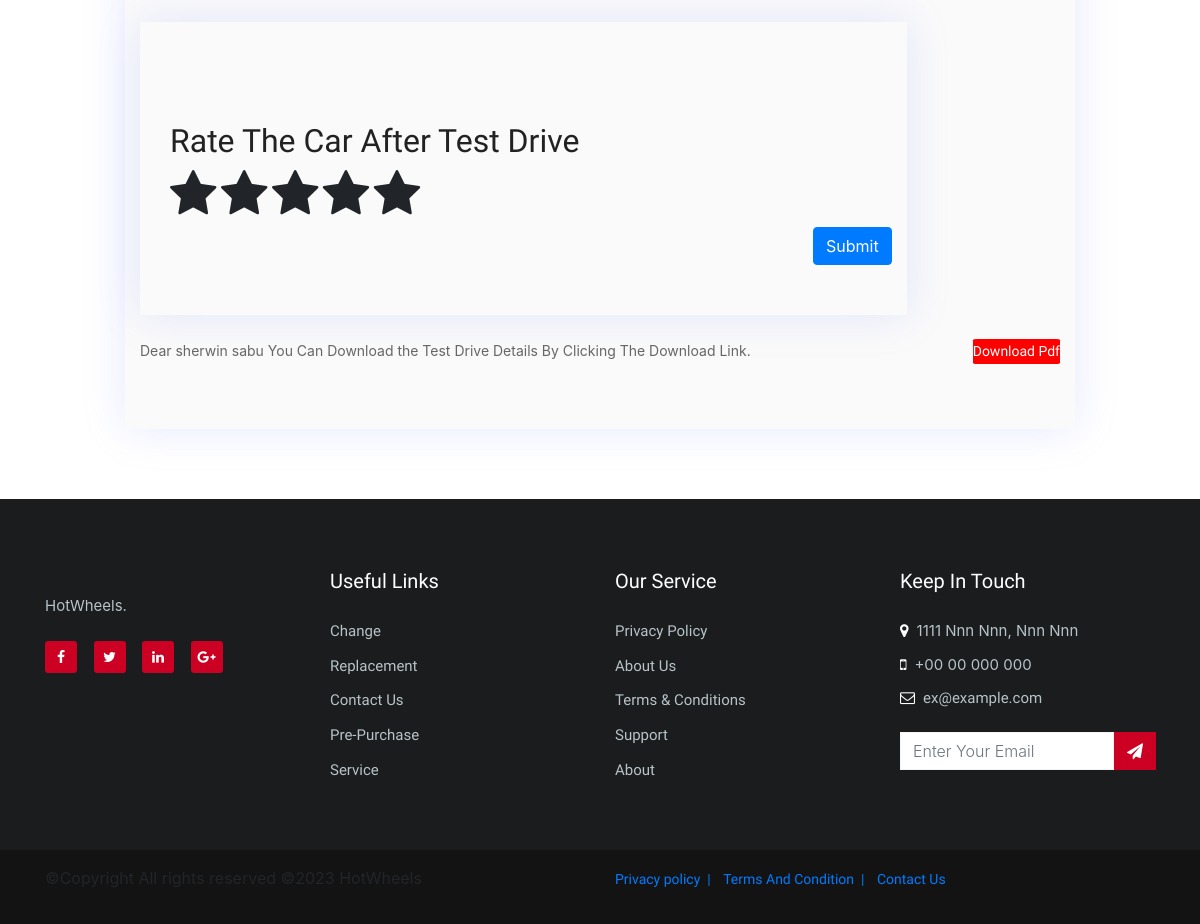
The app's page /cars/testdrivecart (signed in, lower part), older data.
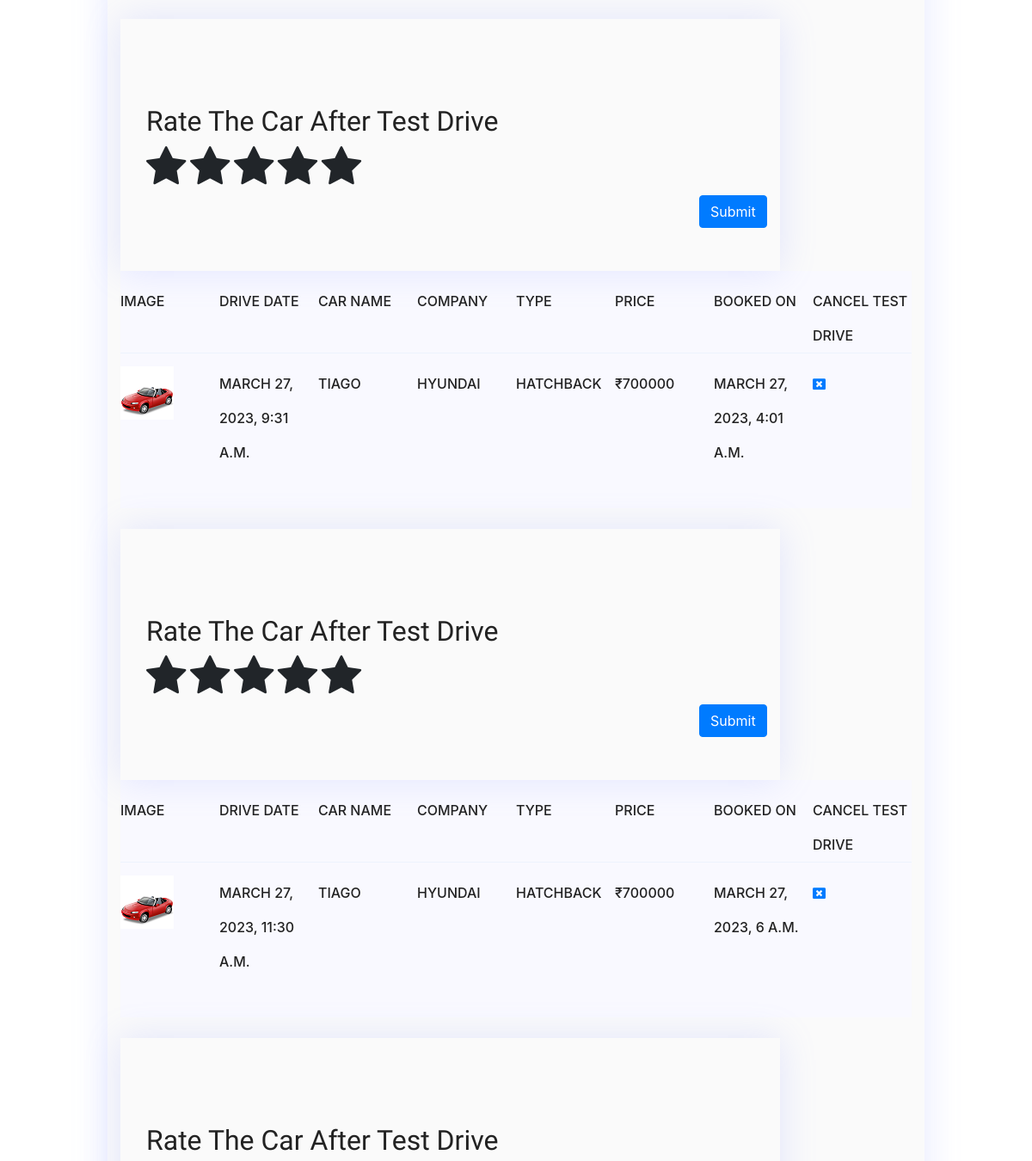
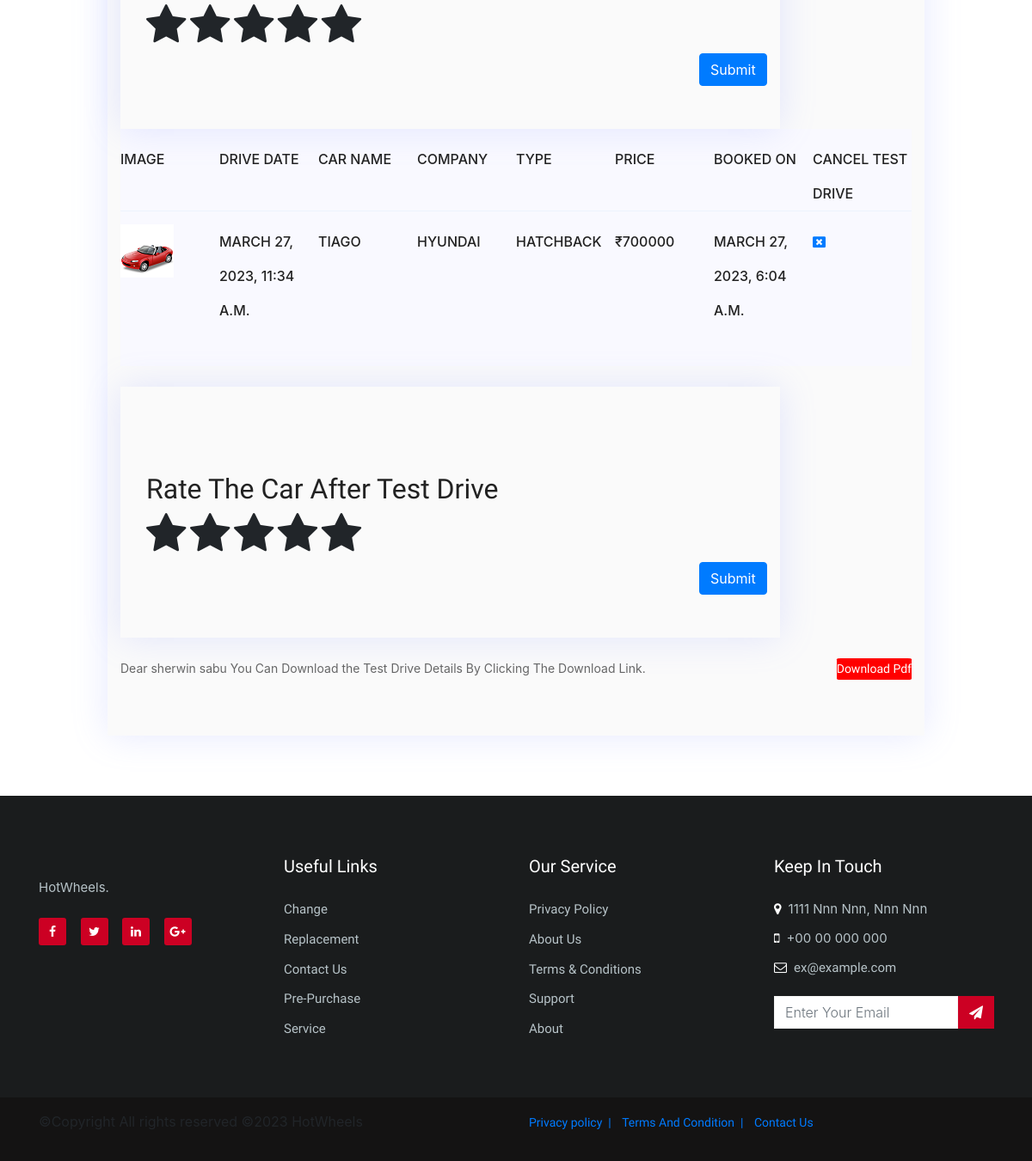
The same page, newer data (2 pictures, top to bottom).
### cars/models.py (models this page shows)
class TestDrive(models.Model):
    class Meta:
        db_table = 'TEST DRIVE'
        verbose_name = "Test Drive Booking"
        verbose_name_plural = "Test Drive Bookings"
    id = models.BigAutoField(
        primary_key = True
    )
    Address = models.CharField(default=None,null=True,blank=True,max_length=255,verbose_name="House Address Of Customer")
    LicenceIDNumber = models.CharField(default=None,null=True,blank=True,max_length=255,verbose_name="Licence ID Number Of Customer")
    Pincode = models.IntegerField(verbose_name="Pincode Of Customer")
    ContactNumber = models.CharField(default=None,null=True,blank=True,max_length=255,verbose_name="Contact Number Of Customer")
    application_code = models.UUIDField(default = uuid.uuid4,editable = False,verbose_name="Application Id Of Order")
    State = models.CharField(default=None,null=True,blank=True,max_length=255,verbose_name="State")
    City = models.CharField(default=None,null=True,blank=True,max_length=255,verbose_name="City")
    customerid = models.ForeignKey(User ,default=None,on_delete=models.CASCADE,verbose_name="Customer")
    carnameid = models.ForeignKey(DETAILS,on_delete=models.CASCADE,verbose_name="Car Name")
    Date_of_booking = models.DateTimeField(auto_now_add=True,verbose_name="Date Of Booking")
    Test_drive_rating = models.IntegerField(default=0,null=True,verbose_name="Rating Of The Test Drive")
    dattte = models.DateTimeField(null=True,verbose_name="Customer Perfer Time For Test Drive")

class DETAILS(models.Model):
    class Meta:
        db_table = 'CAR DETAILS'
        verbose_name = "Vechile Information"
        verbose_name_plural = "Car Details"
    id = models.BigAutoField(
        primary_key= True,
    )
    car_name = models.CharField(
        max_length=255,
        verbose_name="Car Name"
        )
    car_type = models.ForeignKey(
        TYPE,on_delete=models.CASCADE,
        verbose_name="Car Type"
        )
    car_company = models.ForeignKey(
        COMPANY,on_delete=models.CASCADE,
        verbose_name="Car Company"
        )
    stock = models.IntegerField(
        verbose_name="Stock Avaliable"
        )
    price = models.IntegerField(
        verbose_name="Price Of Car"
        )
    fuel_efficiency = models.CharField(
        max_length=255,
        verbose_name="Mileage In Kilometers"
        )
    fuel_tank_capacity = models.CharField(
        max_length=255,
        verbose_name="Fuel Tank Capacity In Liter"
        )
    front_suspension = models.CharField(
        max_length=255,
        verbose_name="Suspension Type Front"
        )
    rear_suspension = models.CharField(
        max_length=255,
        verbose_name="Suspension Type Rear"
        )
    tyre_size = models.IntegerField(
        verbose_name="Tyre Size"
        )
    front_brake = models.CharField(
        max_length=255,
        verbose_name="Front Brake Type"
        )
    rear_brake = models.CharField(
        max_length=255,
        verbose_name="Rear Brake Type"
        )
    ground_clearance = models.CharField(
        max_length=255,
        verbose_name="Ground Clearance In mm"
        )
    seating_capacity = models.IntegerField(
        verbose_name="Total Seat"
        )
    boot_capacity = models.IntegerField(
        verbose_name="Capacity Of Boot Space In Liter"
        )
    max_torque = models.IntegerField(
        verbose_name="Max Torque"
        )
    tra = models.TextChoices(
        'tra', 'Manual Automatic',
        )
    trasmission = models.CharField(
        default=None,
        choices=tra.choices,
        null=True,blank=True,
        max_length=255,
        verbose_name="Type Of Trasmission"
        )
    cylinders = models.IntegerField(
        verbose_name="Max Number Of Cylinders"
        )
    engine_cc = models.IntegerField(
        verbose_name="Engine CC Of Car"
        )
    image1 = models.ImageField(
        upload_to="image/media/",
        blank=True,
        null=True,
        verbose_name="Exterior Image Of Car"
        )
    image2 = models.ImageField(
        upload_to="image/media/",
        blank=True,
        null=True,
        verbose_name="Interior Image Of Car"
        )
    image3 = models.ImageField(
        upload_to="image/media/",
        blank=True,
        null=True,
        verbose_name="Total Look"
        )
    fuel = models.TextChoices('fuel',
        'PETROL DIESEL ELETRIC',
    )
    fuel_type = models.CharField(
        default=None,
        choices=fuel.choices,
        null=True,
        blank=True,
        max_length=255,
        verbose_name="What Type Of Energy Using (Fuel TYPE)"
        )
    average_rating = models.FloatField(default=0.0,null=True,verbose_name="Average Rating Of Car")
    def __str__(self):
        return self.car_name

### cars/views.py (the view)
# urls.py: path('testdrivecart',views.testdrivecart,name='testdrivecart'),
def testdrivecart(request):
    if 'username' in request.session:
        customer = TestDrive.objects.filter(customerid=request.user)
        if not customer:
            return render(request,'trail4.html')
        else:
            carnameid = customer[0].carnameid
            car_company = DETAILS.objects.filter(car_name=carnameid).values('car_company')
            car_company_name = COMPANY.objects.filter(pk=car_company[0].get("car_company")).values('name')
            carscompanynames = car_company_name[0].get("name")
            car_type = DETAILS.objects.filter(car_name=carnameid).values('car_type')
            car_type_name = TYPE.objects.filter(pk=car_type[0].get("car_type")).values('name')
            cartypenames = car_type_name[0].get("name")
            price = DETAILS.objects.filter(car_name=carnameid).values('price')
            priceof = price[0].get("price")
            return render(request,'test_drive_cart.html',{'customer':customer,'carscompanynames':carscompanynames,'cartypenames':cartypenames,'priceof':priceof})
    return redirect('signin')

### cars/templates/test_drive_cart.html (shortened to what the changed rows need)
{% load static %}
<!DOCTYPE html>
<html lang="en">
<head>
        <link rel="stylesheet" href="{% static 'css/linearicons.css' %}">
        <link rel="stylesheet" href="{% static 'css/font-awesome.min.css' %}">
        <link rel="stylesheet" href="{% static 'css/bootstrap.css' %}">
        <link rel="stylesheet" href="{% static 'css/magnific-popup.css' %}">
        <link rel="stylesheet" href="{% static 'css/nice-select.css' %}">
        <link rel="stylesheet" href="{% static 'css/animate.min.css' %}">
        <link rel="stylesheet" href="{% static 'css/owl.carousel.css' %}">
        <link rel="stylesheet" href="{% static 'css/main.css' %}">
        <link rel = "stylesheet" href = "https://cdnjs.cloudflare.com/ajax/libs/twitter-bootstrap/4.4.1/css/bootstrap.min.css">
    <link rel = "stylesheet" href = "https://cdnjs.cloudflare.com/ajax/libs/font-awesome/4.7.0/css/font-awesome.min.css">
    </head>
    <body>
        <section class="cart_area mb-30 pt-120">
            <div class="container">
                <div class="row d-flex justify-content-center">
                    <div class="cart_content col-lg-10">
                        <div class="cart-top-border">
                            {% if Order %}
                            <h3 class="generic-blockquote mt-3">{{a}} <i class="fa fa-frown-o" aria-hidden="true"></i></h3>
                            {% else %}
                            {% for Order in customer %}
                            <div class="progress-table-wrap">
                                <div class="progress-table">
                                    <div class="table-head">
                                        <div class="image">Image</div>
                                        <div class="image">Drive Date</div>
                                        <div class="image">Car Name</div>
                                        <div class="image">Company</div>
                                        <div class="image">Type</div>
                                        <div class="image">Price</div>
                                        <div class="image">Booked On</div>
                                        <div class="image">Cancel Test Drive</div>
                                    </div>
                                    <div class="table-row">
                                        <div class="image"> <img src="{% static 'img/shopping-cart1.jpg' %}" alt="flag"></div>
                                        <div class="image">{{Order.dattte}}</div>
                                        <div class="image">{{Order.carnameid}}</div>
                                        <div class="image">{{carscompanynames}}</div>
                                        <div class="image">{{cartypenames}}</div>
                                        <div class="image">₹{{priceof}}</div>
                                        <div class="image">{{Order.Date_of_booking}}</div>
                                        <div class="image"><a href="{% url 'testdrivecancel' oid=Order.id %}"><i class="fa fa-window-close" aria-hidden="true" style="font-size:15px;"></i></a></div>
                                    </div>
                                </div>
                            </div><br>
                            <div class="cart_content col-lg-10">
                                <form action="{% url 'testdriverating' %}" method="post" enctype="multipart/form-data">
                                <div class="container">
                                    <h2 style="margin-top: 50px;">Rate The Car After Test Drive</h2>
                                    <div class="con">
                                        <label for="{{ Order.id }}-st1">
                                            <i class="fa fa-star" aria-hidden="true"></i>
                                        </label>
                                        <label for="{{ Order.id }}-st2">
                                            <i class="fa fa-star" aria-hidden="true"></i>
                                        </label>
                                        <label for="{{ Order.id }}-st3">
                                            <i class="fa fa-star" aria-hidden="true"></i>
                                        </label>
                                        <label for="{{ Order.id }}-st4">
                                            <i class="fa fa-star" aria-hidden="true"></i>
                                        </label>
                                        <label for="{{ Order.id }}-st5">
                                            <i class="fa fa-star" aria-hidden="true"></i>
                                        </label>
                                    </div>
                                </div>
                                <div class="row">
                                    <div class="col d-flex justify-content-end">
                                        <button class="btn btn-primary" type="submit">Submit</button>
                                    </div>
                                </div>
                                </form>
                            </div>
                            {% endfor %}
                            {% endif %}
                        </div>
                        <br>
                </div>
            </div>
        </section>
    </body>
</html>

Row changes from the older to the newer data that the page shows:
added TestDrive: dattte "MARCH 27, 2023, 9:31 A.M.", carnameid "TIAGO", carscompanynames "HYUNDAI", cartypenames "HATCHBACK", priceof "700000", Date_of_booking "MARCH 27, 2023, 4:01 A.M."
added TestDrive: dattte "MARCH 27, 2023, 11:30 A.M.", carnameid "TIAGO", carscompanynames "HYUNDAI", cartypenames "HATCHBACK", priceof "700000", Date_of_booking "MARCH 27, 2023, 6 A.M."
added TestDrive: dattte "MARCH 27, 2023, 11:34 A.M.", carnameid "TIAGO", carscompanynames "HYUNDAI", cartypenames "HATCHBACK", priceof "700000", Date_of_booking "MARCH 27, 2023, 6:04 A.M."
